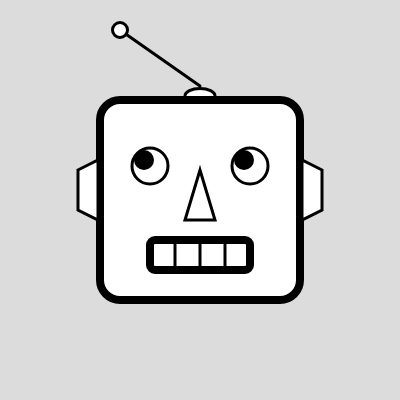
Frame 1 (no input)
Frame 60 (no input): identical to frame 1, image omitted
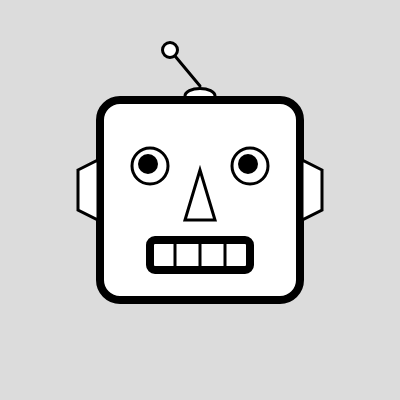
Frame 120 (the mouse pressed at the canvas centre since frame 60)

The p5.js sketch that drew these frames (run headless with seeded random() and noise() and a simulated clock; from frame 60 on, the mouse is pressed at the canvas centre):

// p5.js sketch
// ── sketch.js
function setup() {
  createCanvas(400, 400);
}

function draw() {
  background(220);
  rectMode(CENTER);
  strokeWeight(8);
  square(200, 200, 200, 20);
  rect(200, 255, 100, 30, 5);
  ellipseMode(CENTER);
  strokeWeight(3);
  ellipse(150, 166, 36, 36);
  ellipse(250, 166, 36, 36);
  arc(200, 96, 30, 15, PI, 2 * PI);
  line(200, 86, 120 + mouseX / 4, 30 + mouseY / 10);
  circle(120 + mouseX / 4, 30 + mouseY / 10, 15);
  triangle(185, 220, 215, 220, 200, 170);
  line(200, 240, 200, 270);
  line(175, 240, 175, 270);
  line(225, 240, 225, 270);
  quad(78, 170, 98, 160, 98, 220, 78, 210);
  quad(322, 170, 302, 160, 302, 220, 322, 210);
  strokeWeight(10);
  circle(144 + mouseX / 50, 160 + mouseY / 50, 10);
  circle(244 + mouseX / 50, 160 + mouseY / 50, 10);
}

// ── style.css
html,
body {
  margin: 0;
}

canvas {
  display: block;
}

h1 {
  font-size: 20vmin;
  text-shadow: 4px 4px 2px white;

  position: absolute;
  top: 50%;
  left: 50%;
  margin-right: -50%;
  transform: translate(-50%, -50%);
}
